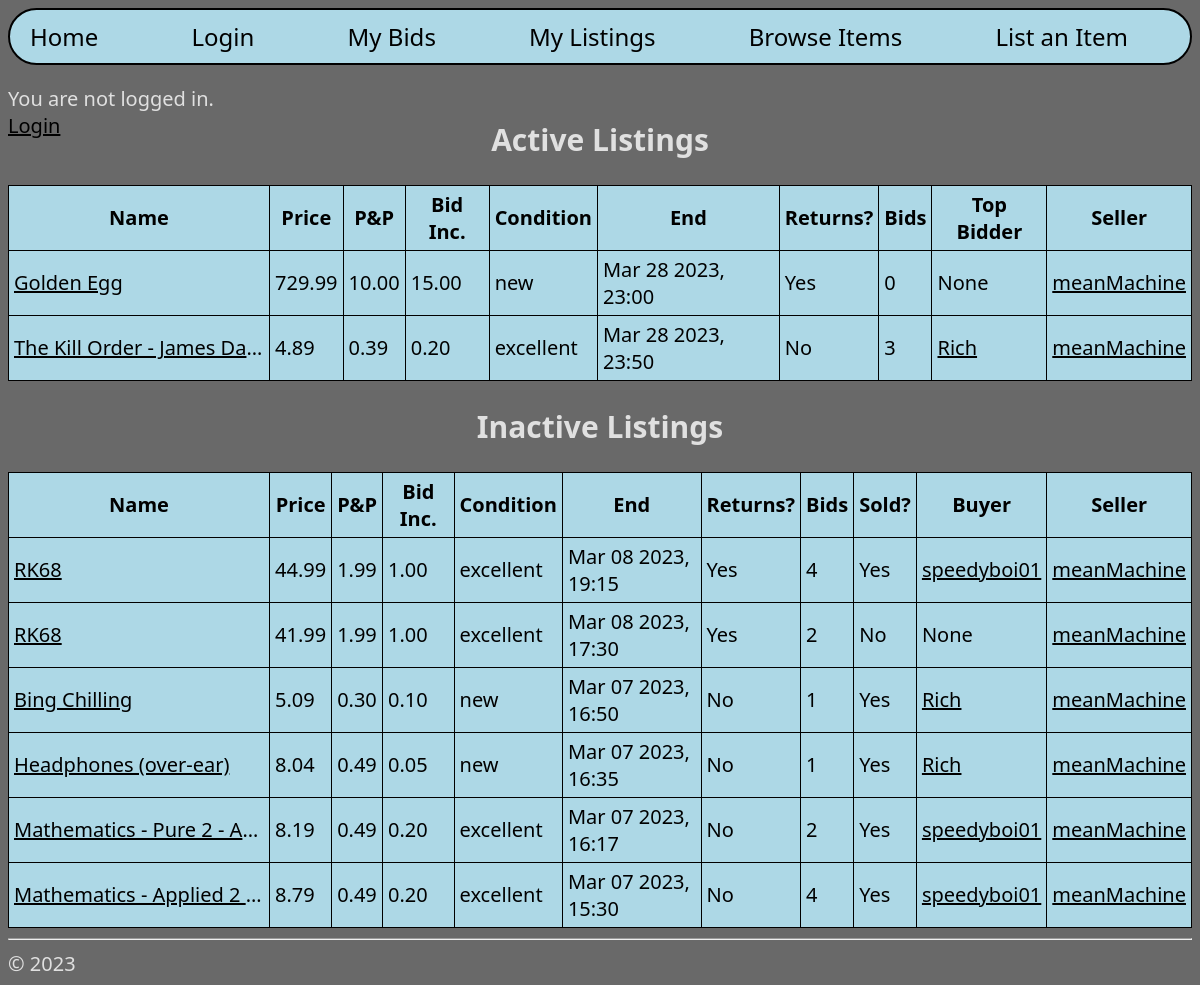
The app's page /userListings/1 with its own data.
### hello/models.py (models this page shows, shortened)
class Items(models.Model):
    name = models.CharField(max_length=50)
    price = models.DecimalField(decimal_places=2, max_digits=10)
    postageCost = models.DecimalField(decimal_places=2, max_digits=10)
    bidIncrement = models.DecimalField(decimal_places=2, max_digits=10)
    conditionChoices = [
        ("new", "New"),
        ("excellent", "Excellent"),
        ("good", "Good"),
        ("used", "Used"),
        ("refurbished", "Refurbished"),
        ("partsOnly", "Parts Only"),
    ]
    condition = models.CharField(max_length=20, choices=conditionChoices)
    endDateTime = models.DateTimeField()
    acceptReturns = models.BooleanField(default=False)
    description = models.TextField(max_length=1000)
    numBids = models.IntegerField(default=0)
    bidders = models.CharField(max_length=999999999, default='[]')
    sold = models.BooleanField(default=False)
    buyerId = models.ForeignKey(Accounts, to_field="id", on_delete=models.DO_NOTHING, related_name="bId", blank=True, null=True)
    sellerId = models.ForeignKey(Accounts, to_field="id", on_delete=models.DO_NOTHING, related_name="sId", blank=True, null=True)
    def getBidders(self):
        return json.loads(self.bidders)
    def setBidders(self, value):
        self.bidders = json.dumps(value)
    biddersProperty = property(getBidders, setBidders)

class Accounts(models.Model):
    user=models.OneToOneField(User, null=True, on_delete=models.CASCADE)
    address=models.CharField(max_length=40)
    balance=models.DecimalField(decimal_places=2, max_digits=10, default=0, validators=[MinValueValidator(0)])
    class Meta:
        constraints = (
            CheckConstraint(
                check=Q(balance__gte=0),
                name="minBalance"),
            )
    def __str__(self):
        return str(self.id)

class EndedItems(models.Model):
    name = models.CharField(max_length=50)
    salePrice = models.DecimalField(decimal_places=2, max_digits=10)
    postageCost = models.DecimalField(decimal_places=2, max_digits=10)
    bidIncrement = models.DecimalField(decimal_places=2, max_digits=10)
    conditionChoices = [
        ("new", "New"),
        ("excellent", "Excellent"),
        ("good", "Good"),
        ("used", "Used"),
        ("refurbished", "Refurbished"),
        ("partsOnly", "Parts Only"),
    ]
    condition = models.CharField(max_length=20, choices=conditionChoices)
    endDateTime = models.DateTimeField("Date/Time Logged")
    acceptReturns = models.BooleanField()
    description = models.TextField(max_length=1000)
    numBids = models.IntegerField()
    bidders = models.CharField(max_length=999999999, default='[]')
    sold = models.BooleanField()
    buyerId = models.IntegerField(blank=True, null=True)
    sellerId = models.IntegerField()
    destinationAddress = models.CharField(max_length=40, blank=True, null=True)
    def getBidders(self):
        return json.loads(self.bidders)
    def setBidders(self, value):
        self.bidders = json.dumps(value)
    biddersProperty = property(getBidders, setBidders)

### hello/views.py (the view)
# urls.py: path("userListings/<int:pk>", views.userListings, name="userListings"),
def userListings(request, pk):
    myCurrentItems = Items.objects.filter(sellerId=pk).order_by("endDateTime")
    myOldItems = EndedItems.objects.filter(sellerId=pk).order_by("-endDateTime")
    you = True if request.user.pk == pk else False
    return render(
        request, "hello/userListings.html",
        {
        "username": getUsernameBalance(request)[0],
        "balance": str(getUsernameBalance(request)[1]),
        "myCurrentItems": myCurrentItems,
        "myOldItems": myOldItems,
        "you": you,
        }
        )

### hello/templatetags/myTags.py (called while the page is built)
@register.simple_tag
def idToUsername(id):
    return Accounts.objects.get(pk=id).user.username

### hello/views.py (called while the page is built)
def getUsernameBalance(request):
    username = None
    balance = None
    if request.user.is_authenticated:
        username = request.user.username
        pK = request.user.pk
        balance = Accounts.objects.get(user__pk=pK).balance
    return (username, balance)

### hello/templates/hello/userListings.html (shortened to what this page needs)
{% extends "hello/layout.html" %}
{% load myTags %}
{% block loggedInAs %}
    {% if username %}
    <p style="color: rgb(224, 224, 224)">
        Logged in as {{ username }}.
        <br>
        Balance: £{{balance}}
        <br>
        <a href="{% url 'logout' %}">Logout</a>
    </p>
    {% else %}
    <p style="color: rgb(224, 224, 224)">
        You are not logged in.
        <br>
        <a href="{% url 'login' %}">Login</a>
    </p>
    {% endif %}
{% endblock %}
{% block subheader %}
<h2 style="margin-top: -40px;">Active Listings</h2>
{% endblock %}
{% block content %}
    <table>
    {% if myCurrentItems %}
        <thead>
        <tr>
            <th>Name</th>
            <th>Price</th>
            <th>P&P</th>
            <th>Bid Inc.</th>
            <th>Condition</th>
            <th>End</th>
            <th>Returns?</th>
            <th>Bids</th>
            <th>Top Bidder</th>
            <th>Seller</th>
        </tr>
        </thead>
    {% endif %}
        {% for item in myCurrentItems %}
            <tbody>
                <tr>
                    <td class="limitedRow"><a href="{% url 'itemDetail' pk=item.pk %}">{{item.name}}</a></td>
                    <td>{{item.price}}</td>
                    <td>{{item.postageCost}}</td>
                    <td>{{item.bidIncrement}}</td>
                    <td>{{item.condition}}</td>
                    <td>{{item.endDateTime|date:"M d Y, H:i"}}</td>
                    {% if item.acceptReturns %}
                        <td>Yes</td>
                    {% else %}
                        <td>No</td>
                    {% endif %}
                    <td>{{item.numBids}}</td>
                    {% if item.buyerId %}
                        {% idToUsername item.buyerId_id as buyerUsername %}
                        {% if buyerUsername != username %}
                            <td><a href="{% url 'userListings' pk=item.buyerId %}">{{buyerUsername}}</a></td>
                        {% else %}
                            <td>You</td>
                        {% endif %}
                    {% else %}
                        <td>None</td>
                    {% endif %}
                    {% if you %}
                        <td>You</td>
                    {% else %}
                        <td><a href="{% url 'userListings' pk=item.sellerId %}">{% idToUsername item.sellerId_id %}</a></td>
                    {% endif %}
                </tr>
            </tbody>
        {% empty %}
            <p style="color: rgb(224, 224, 224)">No Active Listings.</p>
        {% endfor %}
    </table>
{% endblock %}
{% block additionalContent %}
<div class="centralContainer">
    <h2>Inactive Listings</h2>
</div>
<div class="centralContainer">
    <table>
        {% if myOldItems %}
            <thead>
            <tr>
                <th>Name</th>
                <th>Price</th>
                <th>P&P</th>
                <th>Bid Inc.</th>
                <th>Condition</th>
                <th>End</th>
                <th>Returns?</th>
                <th>Bids</th>
                <th>Sold?</th>
                <th>Buyer</th>
                <th>Seller</th>
            </tr>
            </thead>
        {% endif %}
        {% for item in myOldItems %}
            <tbody>
                <tr>
                    <td class="limitedRow"><a href="{% url 'endedItemDetail' pk=item.pk %}">{{item.name}}</a></td>
                    <td>{{item.salePrice}}</td>
                    <td>{{item.postageCost}}</td>
                    <td>{{item.bidIncrement}}</td>
                    <td>{{item.condition}}</td>
                    <td>{{item.endDateTime|date:"M d Y, H:i"}}</td>
                    {% if item.acceptReturns %}
                        <td>Yes</td>
                    {% else %}
                        <td>No</td>
                    {% endif %}
                    <td>{{item.numBids}}</td>
                    {% if item.sold %}
                        <td>Yes</td>
                    {% else %}
                        <td>No</td>
                    {% endif %}
                    {% if item.buyerId %}
                        {% idToUsername item.buyerId as buyerUsername %}
                        {% if buyerUsername != username %}
                            <td><a href="{% url 'userListings' pk=item.buyerId %}">{{buyerUsername}}</a></td>
                        {% else %}
                            <td>You</td>
                        {% endif %}
                    {% else %}
                        <td>None</td>
                    {% endif %}
                    {% if you %}
                        <td>You</td>
                        <td>{{item.destinationAddress}}</td>
                    {% else %}
                        <td><a href="{% url 'userListings' pk=item.sellerId %}">{% idToUsername item.sellerId %}</a></td>
                    {% endif %}
                </tr>
            </tbody>
        {% empty %}
            <p style="color: rgb(224, 224, 224)">No Inactive Listings.</p>
        {% endfor %}
    </table>
</div>
{% endblock %}

### hello/static/hello/site.css (style rules this page uses)
* { font-family: "Segoe UI"; color: black; }
.centralContainer { display: flex; justify-content: center; }
h2 { color: rgb(224, 224, 224); }
body { background: dimgray; font-size: 20px; }
table { background-color: lightblue; border-collapse: collapse; }
th, td { border: 1px solid black; padding: 5px; }
.limitedRow { max-width: 250px; white-space: nowrap; overflow: hidden; text-overflow: ellipsis; }

### records on screen
Items: name "Golden Egg", price "729.99", postageCost "10.00", bidIncrement "15.00", condition "new", endDateTime "Mar 28 2023, 23:00", acceptReturns "Yes", numBids "0", shows "None", sellerId.username "meanMachine"
Items: name "The Kill Order - James Da…", price "4.89", postageCost "0.39", bidIncrement "0.20", condition "excellent", endDateTime "Mar 28 2023, 23:50", acceptReturns "No", numBids "3", sellerId.username "meanMachine"
EndedItems: name "RK68", salePrice "44.99", postageCost "1.99", bidIncrement "1.00", condition "excellent", endDateTime "Mar 08 2023, 19:15", acceptReturns "Yes", numBids "4", sold "Yes", sellerId.username "meanMachine"
EndedItems: name "RK68", salePrice "41.99", postageCost "1.99", bidIncrement "1.00", condition "excellent", endDateTime "Mar 08 2023, 17:30", acceptReturns "Yes", numBids "2", sold "No", shows "None", sellerId.username "meanMachine"
EndedItems: name "Bing Chilling", salePrice "5.09", postageCost "0.30", bidIncrement "0.10", condition "new", endDateTime "Mar 07 2023, 16:50", acceptReturns "No", numBids "1", sold "Yes", sellerId.username "meanMachine"
EndedItems: name "Headphones (over-ear)", salePrice "8.04", postageCost "0.49", bidIncrement "0.05", condition "new", endDateTime "Mar 07 2023, 16:35", acceptReturns "No", numBids "1", sold "Yes", sellerId.username "meanMachine"
EndedItems: name "Mathematics - Pure 2 - A…", salePrice "8.19", postageCost "0.49", bidIncrement "0.20", condition "excellent", endDateTime "Mar 07 2023, 16:17", acceptReturns "No", numBids "2", sold "Yes", sellerId.username "meanMachine"
EndedItems: name "Mathematics - Applied 2…", salePrice "8.79", postageCost "0.49", bidIncrement "0.20", condition "excellent", endDateTime "Mar 07 2023, 15:30", acceptReturns "No", numBids "4", sold "Yes", sellerId.username "meanMachine"

### other values on screen
{{ buyerUsername }} "Rich"
{{ buyerUsername }} "speedyboi01"
